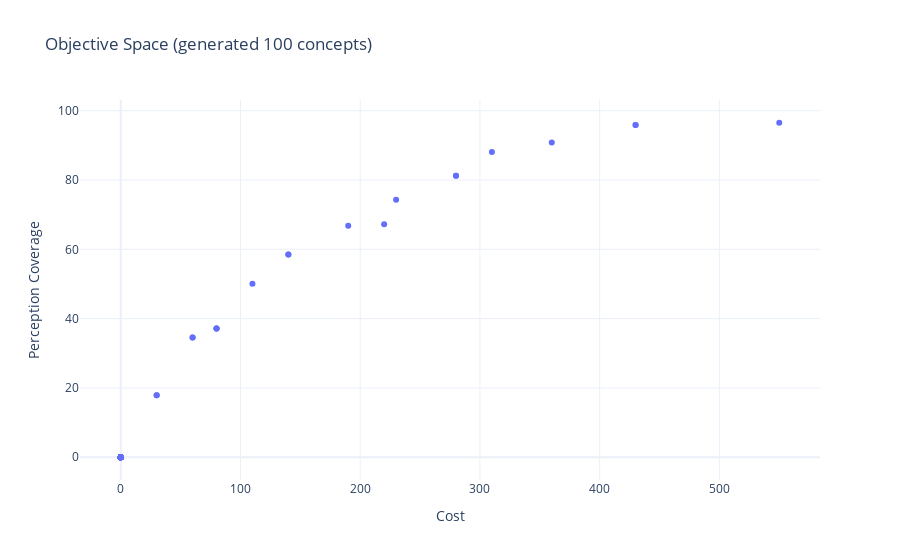

The cell this chart's notebook holds for it:
### Code cell
import pandas as pd

import plotly.express as px

results = res.F

# Create a DataFrame from the results
df_results = pd.DataFrame(results, columns=['Perception Coverage', 'Cost'])
df_results['Perception Coverage'] = (1- df_results['Perception Coverage']) * 100
df_results['Index'] = df_results.index

# Create the scatter plot
fig = px.scatter(df_results, x='Cost', y='Perception Coverage', hover_data=['Index'], title=f"Objective Space (generated {results.shape[0]} concepts)", template="plotly_white")

# Show the plot
fig.show()
df_results

### Figure 1 — Plotly figure (JSON) as saved in the notebook; plotly's stock layout.template omitted (floating-point values rounded to 4 significant figures)
{"data": [{"customdata": [[0], [1], [2], [3], [4], [5], [6], [7], [8], [9], [10], [11], [12], [13], [14], [15], [16], [17], [18], [19], [20], [21], [22], [23], [24], [25], [26], [27], [28], [29], [30], [31], [32], [33], [34], [35], [36], [37], [38], [39], [40], [41], [42], [43], [44], [45], [46], [47], [48], [49], [50], [51], [52], [53], [54], [55], [56], [57], [58], [59], [60], [61], [62], [63], [64], [65], [66], [67], [68], [69], [70], [71], [72], [73], [74], [75], [76], [77], [78], [79], [80], [81], [82], [83], [84], [85], [86], [87], [88], [89], [90], [91], [92], [93], [94], [95], [96], [97], [98], [99]], "hovertemplate": "Cost=%{x}<br>Perception Coverage=%{y}<br>Index=%{customdata[0]}<extra></extra>", "legendgroup": "", "marker": {"color": "#636efa", "symbol": "circle"}, "mode": "markers", "name": "", "orientation": "v", "showlegend": false, "type": "scatter", "x": [0, 550, 0, 110, 360, 430, 230, 310, 30, 190, 30, 60, 140, 80, 280, 220, 140, 430, 280, 60, 80, 0, 0, 0, 0, 0, 0, 0, 0, 0, 0, 0, 0, 0, 0, 0, 0, 0, 0, 0, 0, 0, 0, 0, 0, 0, 0, 0, 0, 0, 0, 0, 0, 0, 0, 0, 0, 0, 0, 0, 0, 0, 0, 0, 0, 0, 0, 0, 0, 0, 0, 0, 0, 0, 0, 80, 0, 0, 0, 0, 0, 0, 0, 0, 0, 0, 0, 0, 0, 0, 0, 0, 0, 0, 0, 0, 0, 0, 0, 0], "xaxis": "x", "y": [0, 96.52, 0, 50.06, 90.8, 95.85, 74.33, 88.06, 17.91, 66.77, 17.91, 34.57, 58.5, 37.15, 81.25, 67.26, 58.5, 95.85, 81.25, 34.57, 37.15, 0, 0, 0, 0, 0, 0, 0, 0, 0, 0, 0, 0, 0, 0, 0, 0, 0, 0, 0, 0, 0, 0, 0, 0, 0, 0, 0, 0, 0, 0, 0, 0, 0, 0, 0, 0, 0, 0, 0, 0, 0, 0, 0, 0, 0, 0, 0, 0, 0, 0, 0, 0, 0, 0, 37.15, 0, 0, 0, 0, 0, 0, 0, 0, 0, 0, 0, 0, 0, 0, 0, 0, 0, 0, 0, 0, 0, 0, 0, 0], "yaxis": "y"}], "layout": {"legend": {"tracegroupgap": 0}, "title": {"text": "Objective Space (generated 100 concepts)"}, "xaxis": {"anchor": "y", "domain": [0, 1], "title": {"text": "Cost"}}, "yaxis": {"anchor": "x", "domain": [0, 1], "title": {"text": "Perception Coverage"}}}}
